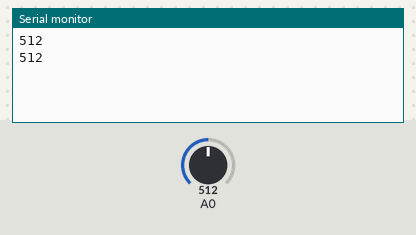
A sketch run on a simulated Arduino Uno, built with avr-gcc and run on an emulated ATmega328P. Parts: the last lines printed to the serial monitor. The test bench sets the inputs (shaded band); at power-on: A0 = 512.

Above: at 1.8 s.
1.9 s: A0 set to 716
At 2.6 s:
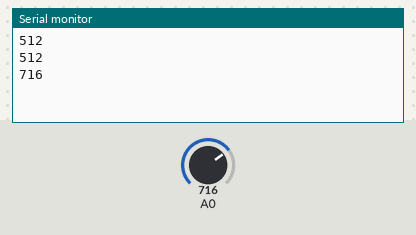
3.4 s: A0 set to 900
At 4.8 s:
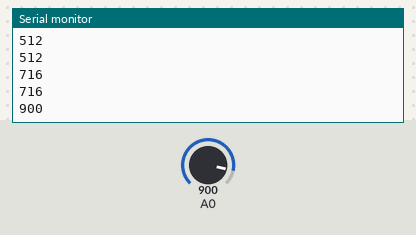
Timing chart, 0 to 6.4 s (numbered marks = the images above; inputs shaded):
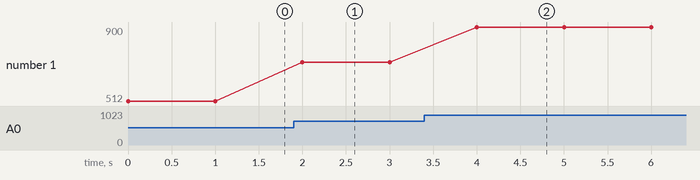

The sketch:

ss.ino
```cpp
void setup() {
  // put your setup code here, to run once:
  Serial.begin(9600);
}

void loop() {
  int lightValue = analogRead(A0);
  Serial.println(lightValue);

  if(lightValue < 200){
    digitalWrite(7, HIGH);
  }
  else{
    digitalWrite(8, LOW);
  }
  delay(1000);
}
```

Measured:
- after the input at 1.9 s, the serial monitor: prints a new line after 0.10 s (image 1)
- after the input at 3.4 s, the serial monitor: prints a new line after 0.60 s (image 2)
- plotted number 1: 512 → 716 after the input at 1.9 s, 716 → 900 after the input at 3.4 s
